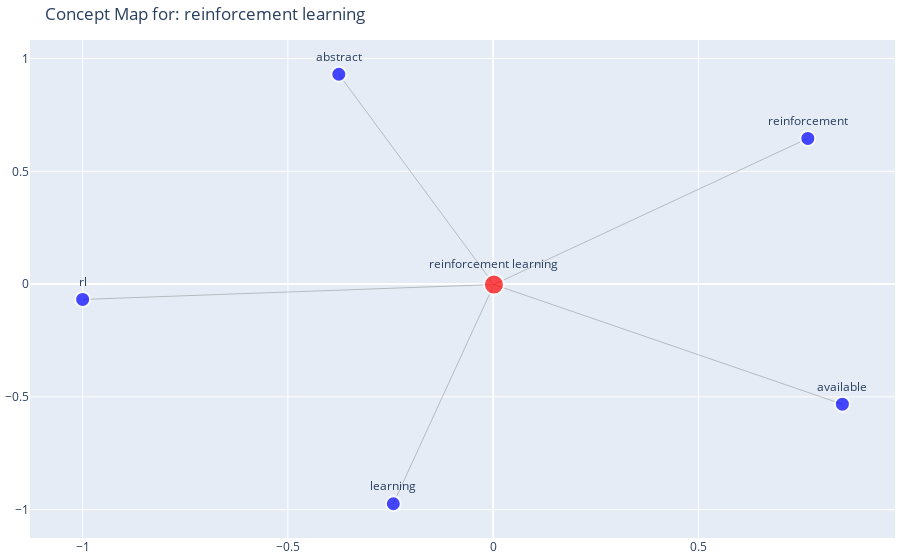

This figure's notebook cell:
### Code cell
visualize_concepts("reinforcement learning")

### Figure 1 — Plotly figure (JSON) as saved in the notebook; plotly's stock layout.template omitted (floating-point values rounded to 4 significant figures)
{"data": [{"hoverinfo": "none", "line": {"color": "#888", "width": 0.5}, "mode": "lines", "type": "scatter", "x": [0.001958, -0.376, null, 0.001958, 0.8507, null, 0.001958, -0.2432, null, 0.001958, 0.7665, null, 0.001958, -1, null], "y": [-0.001911, 0.9301, null, -0.001911, -0.5324, null, -0.001911, -0.9735, null, -0.001911, 0.6458, null, -0.001911, -0.06808, null]}, {"hoverinfo": "text", "marker": {"color": ["red", "blue", "blue", "blue", "blue", "blue"], "line": {"width": 2}, "size": [20, 15, 15, 15, 15, 15]}, "mode": "markers+text", "text": ["reinforcement learning", "abstract", "available", "learning", "reinforcement", "rl"], "textposition": "top center", "type": "scatter", "x": [0.001958, -0.376, 0.8507, -0.2432, 0.7665, -1], "y": [-0.001911, 0.9301, -0.5324, -0.9735, 0.6458, -0.06808]}], "layout": {"hovermode": "closest", "margin": {"b": 20, "l": 5, "r": 5, "t": 40}, "showlegend": false, "title": {"text": "Concept Map for: reinforcement learning"}}}
